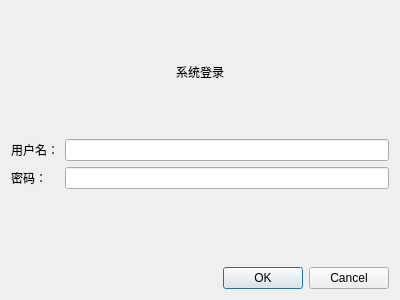
<?xml version="1.0" encoding="UTF-8"?>
<ui version="4.0">
 <class>LoginDialog</class>
 <widget class="QDialog" name="LoginDialog">
  <property name="geometry">
   <rect>
    <x>0</x>
    <y>0</y>
    <width>400</width>
    <height>300</height>
   </rect>
  </property>
  <property name="windowTitle">
   <string>Dialog</string>
  </property>
  <layout class="QVBoxLayout" name="verticalLayout">
   <item>
    <widget class="QLabel" name="titleLabel">
     <property name="text">
      <string>系统登录</string>
     </property>
     <property name="alignment">
      <set>Qt::AlignmentFlag::AlignCenter</set>
     </property>
    </widget>
   </item>
   <item>
    <layout class="QFormLayout" name="formLayout">
     <item row="0" column="0">
      <widget class="QLabel" name="userlabel">
       <property name="text">
        <string>用户名：</string>
       </property>
      </widget>
     </item>
     <item row="1" column="0">
      <widget class="QLabel" name="password">
       <property name="text">
        <string>密码：</string>
       </property>
      </widget>
     </item>
     <item row="0" column="1">
      <widget class="QLineEdit" name="userEdit"/>
     </item>
     <item row="1" column="1">
      <widget class="QLineEdit" name="pwdEdit">
       <property name="echoMode">
        <enum>QLineEdit::EchoMode::Password</enum>
       </property>
      </widget>
     </item>
    </layout>
   </item>
   <item>
    <widget class="QDialogButtonBox" name="buttonBox">
     <property name="orientation">
      <enum>Qt::Orientation::Horizontal</enum>
     </property>
     <property name="standardButtons">
      <set>QDialogButtonBox::StandardButton::Cancel|QDialogButtonBox::StandardButton::Ok</set>
     </property>
    </widget>
   </item>
  </layout>
 </widget>
 <tabstops>
  <tabstop>userEdit</tabstop>
  <tabstop>pwdEdit</tabstop>
 </tabstops>
 <resources/>
 <connections>
  <connection>
   <sender>buttonBox</sender>
   <signal>accepted()</signal>
   <receiver>LoginDialog</receiver>
   <slot>accept()</slot>
   <hints>
    <hint type="sourcelabel">
     <x>225</x>
     <y>291</y>
    </hint>
    <hint type="destinationlabel">
     <x>157</x>
     <y>274</y>
    </hint>
   </hints>
  </connection>
  <connection>
   <sender>buttonBox</sender>
   <signal>rejected()</signal>
   <receiver>LoginDialog</receiver>
   <slot>reject()</slot>
   <hints>
    <hint type="sourcelabel">
     <x>293</x>
     <y>294</y>
    </hint>
    <hint type="destinationlabel">
     <x>286</x>
     <y>274</y>
    </hint>
   </hints>
  </connection>
 </connections>
</ui>
